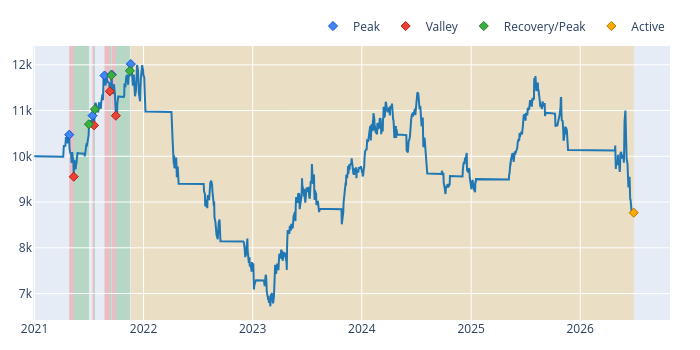

The notebook cell this image was saved under:
### Code cell
portfolio.drawdowns.plot().show()

### Figure 1 — Plotly figure (JSON) as saved in the notebook; plotly's stock layout.template omitted (floating-point values rounded to 4 significant figures; data arrays with more than 128 entries replaced by an {"elided": "..."} marker saying what was removed)
{"data": [{"line": {"color": "#1f77b4"}, "showlegend": false, "type": "scatter", "uid": "75da70e7-d68b-49c4-a96d-55deba306806", "x": {"elided": "1378 str values"}, "y": {"elided": "1378 float values"}}, {"customdata": [[3], [5], [8], [9], [10]], "hovertemplate": "Drawdown Id: %{customdata[0]}<br>Peak Timestamp: %{x}<br>Peak Value: %{y}", "marker": {"color": "#4285F4", "line": {"color": "rgb(11,84,205)", "width": 1}, "size": 7, "symbol": "diamond"}, "mode": "markers", "name": "Peak", "type": "scatter", "uid": "926b1266-2c9d-4b09-b795-326ff750e9da", "x": ["2021-04-27T04:00:00+00:00", "2021-07-14T04:00:00+00:00", "2021-08-23T04:00:00+00:00", "2021-09-16T04:00:00+00:00", "2021-11-19T05:00:00+00:00"], "y": [10470.0, 10890.0, 11770.0, 11790.0, 12020.0]}, {"customdata": [["3", "-0.08768203990542718", "11 days 00:00:00"], ["5", "-0.019468406176410786", "3 days 00:00:00"], ["8", "-0.029345107895051525", "13 days 00:00:00"], ["9", "-0.07633839891364358", "10 days 00:00:00"]], "hovertemplate": "Drawdown Id: %{customdata[0]}<br>Valley Timestamp: %{x}<br>Valley Value: %{y}<br>Drawdown: %{customdata[1]:.2%}<br>Duration: %{customdata[2]}", "marker": {"color": "#EA4335", "line": {"color": "rgb(181,31,18)", "width": 1}, "size": 7, "symbol": "diamond"}, "mode": "markers", "name": "Valley", "type": "scatter", "uid": "71e4c7a8-41b2-4ed8-827f-294712edf519", "x": ["2021-05-12T04:00:00+00:00", "2021-07-19T04:00:00+00:00", "2021-09-10T04:00:00+00:00", "2021-09-30T04:00:00+00:00"], "y": [9554.0, 10680.0, 11420.0, 10890.0]}, {"customdata": [["3", "0.1201586755009644", "36 days 00:00:00"], ["5", "0.0329593026379289", "3 days 00:00:00"], ["8", "0.030807241956854525", "3 days 00:00:00"], ["9", "0.09007811430481624", "33 days 00:00:00"]], "hovertemplate": "Drawdown Id: %{customdata[0]}<br>End Timestamp: %{x}<br>End Value: %{y}<br>Return: %{customdata[1]:.2%}<br>Duration: %{customdata[2]}", "marker": {"color": "#37B13F", "line": {"color": "rgb(38,123,44)", "width": 1}, "size": 7, "symbol": "diamond"}, "mode": "markers", "name": "Recovery/Peak", "type": "scatter", "uid": "8f03b9b8-dfda-4483-9e87-ad0d986e916d", "x": ["2021-07-02T04:00:00+00:00", "2021-07-22T04:00:00+00:00", "2021-09-15T04:00:00+00:00", "2021-11-16T05:00:00+00:00"], "y": [10700.0, 11030.0, 11770.0, 11870.0]}, {"customdata": [["10", "-0.4406598284736401", "1153 days 00:00:00"]], "hovertemplate": "Drawdown Id: %{customdata[0]}<br>End Timestamp: %{x}<br>End Value: %{y}<br>Return: %{customdata[1]:.2%}<br>Duration: %{customdata[2]}", "marker": {"color": "#FFAA00", "line": {"color": "rgb(178,118,0)", "width": 1}, "size": 7, "symbol": "diamond"}, "mode": "markers", "name": "Active", "type": "scatter", "uid": "3fc113c1-b4dc-4804-98db-4605d05f750c", "x": ["2026-06-29T04:00:00+00:00"], "y": [8767.0]}], "layout": {"height": 350, "legend": {"orientation": "h", "traceorder": "normal", "x": 1, "xanchor": "right", "y": 1.02, "yanchor": "bottom"}, "margin": {"b": 30, "l": 30, "r": 30, "t": 30}, "shapes": [{"fillcolor": "red", "layer": "below", "line": {"width": 0}, "opacity": 0.2, "type": "rect", "x0": "2021-04-27T04:00:00+00:00", "x1": "2021-05-12T04:00:00+00:00", "xref": "x", "y0": 0, "y1": 1, "yref": "paper"}, {"fillcolor": "red", "layer": "below", "line": {"width": 0}, "opacity": 0.2, "type": "rect", "x0": "2021-07-14T04:00:00+00:00", "x1": "2021-07-19T04:00:00+00:00", "xref": "x", "y0": 0, "y1": 1, "yref": "paper"}, {"fillcolor": "red", "layer": "below", "line": {"width": 0}, "opacity": 0.2, "type": "rect", "x0": "2021-08-23T04:00:00+00:00", "x1": "2021-09-10T04:00:00+00:00", "xref": "x", "y0": 0, "y1": 1, "yref": "paper"}, {"fillcolor": "red", "layer": "below", "line": {"width": 0}, "opacity": 0.2, "type": "rect", "x0": "2021-09-16T04:00:00+00:00", "x1": "2021-09-30T04:00:00+00:00", "xref": "x", "y0": 0, "y1": 1, "yref": "paper"}, {"fillcolor": "green", "layer": "below", "line": {"width": 0}, "opacity": 0.2, "type": "rect", "x0": "2021-05-12T04:00:00+00:00", "x1": "2021-07-02T04:00:00+00:00", "xref": "x", "y0": 0, "y1": 1, "yref": "paper"}, {"fillcolor": "green", "layer": "below", "line": {"width": 0}, "opacity": 0.2, "type": "rect", "x0": "2021-07-19T04:00:00+00:00", "x1": "2021-07-22T04:00:00+00:00", "xref": "x", "y0": 0, "y1": 1, "yref": "paper"}, {"fillcolor": "green", "layer": "below", "line": {"width": 0}, "opacity": 0.2, "type": "rect", "x0": "2021-09-10T04:00:00+00:00", "x1": "2021-09-15T04:00:00+00:00", "xref": "x", "y0": 0, "y1": 1, "yref": "paper"}, {"fillcolor": "green", "layer": "below", "line": {"width": 0}, "opacity": 0.2, "type": "rect", "x0": "2021-09-30T04:00:00+00:00", "x1": "2021-11-16T05:00:00+00:00", "xref": "x", "y0": 0, "y1": 1, "yref": "paper"}, {"fillcolor": "orange", "layer": "below", "line": {"width": 0}, "opacity": 0.2, "type": "rect", "x0": "2021-11-19T05:00:00+00:00", "x1": "2026-06-29T04:00:00+00:00", "xref": "x", "y0": 0, "y1": 1, "yref": "paper"}], "width": 700}}
